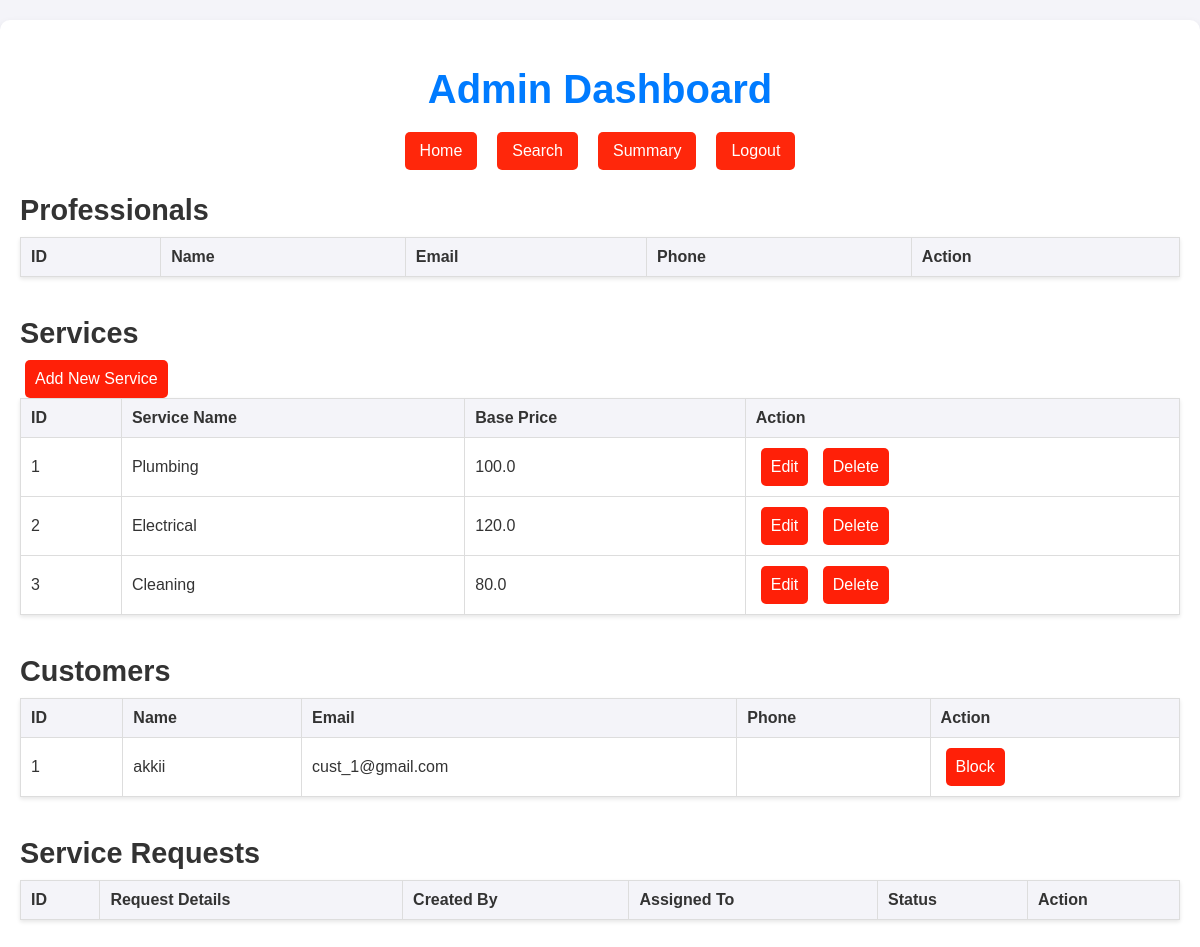
Before: /admin_dashboard with the older database file.
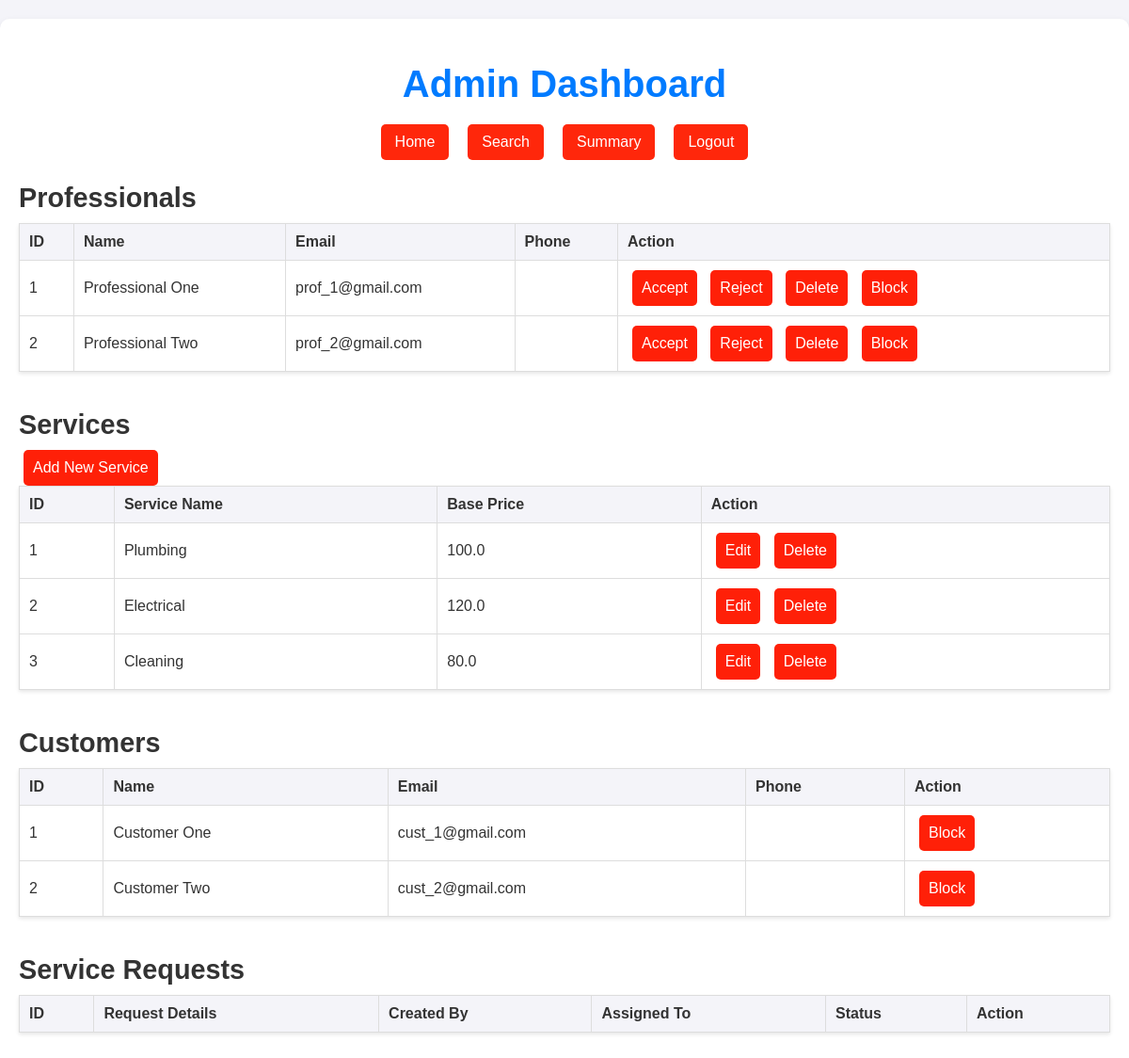
After: the same page with the newer database file.
### models.py (models this page shows)
class Service(db.Model):
    id = db.Column(db.Integer, primary_key=True)
    name = db.Column(db.String(80), nullable=False)
    base_price = db.Column(db.Float, nullable=False)
    time_required = db.Column(db.Integer)
    description = db.Column(db.String(200))
    requests = db.relationship('ServiceRequest', backref='service', lazy=True)

class Customer(db.Model):
    id = db.Column(db.Integer, primary_key=True)
    name = db.Column(db.String(80), nullable=False)
    username = db.Column(db.String(80), unique=True, nullable=False)
    password = db.Column(db.String(120), nullable=False)
    blocked = db.Column(db.Boolean, default=False)
    requests = db.relationship('ServiceRequest', backref='customer', lazy=True)

class ServiceProfessional(db.Model):
    id = db.Column(db.Integer, primary_key=True)
    name = db.Column(db.String(80), nullable=False)
    username = db.Column(db.String(80), unique=True, nullable=False)
    password = db.Column(db.String(120), nullable=False)
    location = db.Column(db.String(80), nullable=False)
    pincode = db.Column(db.Integer, nullable=False)
    verified = db.Column(db.Boolean, default=False)
    blocked = db.Column(db.Boolean, default=False)
    service_type = db.Column(db.String(80), default="None")
    experience = db.Column(db.Integer, nullable=False)
    phone_no = db.Column(db.String(15))
    about = db.Column(db.Text, nullable=True)  # Add the about field
    rating = db.Column(db.Float, default=0.0)
    rating_count = db.Column(db.Integer, default=0)
    requests = db.relationship('ServiceRequest', backref='professional', lazy=True)

### app.py (the view)
@app.route('/admin_dashboard', methods=['GET'])
def admin_dashboard():
    search_query = request.args.get('search_query', '')
    if search_query:
        professionals = ServiceProfessional.query.filter(
            ServiceProfessional.name.ilike(f'%{search_query}%') |
            ServiceProfessional.username.ilike(f'%{search_query}%')
        ).all()
    else:
        professionals = ServiceProfessional.query.all()
    services = Service.query.all()
    customers = Customer.query.all()
    requests = ServiceRequest.query.all()
    return render_template('admin_dashboard.html', services=services, professionals=professionals, customers=customers, requests=requests)

### templates/admin_dashboard.html (shortened to what this page needs)
<!DOCTYPE html>
<html lang="en">
<head>
    <link rel="stylesheet" href="{{ url_for('static', filename='css/style_admin.css') }}">
</head>
<body>
    <div class="dashboard">
        <h1>Admin Dashboard</h1>
        <nav class="tabs">
            <a href="#">Home</a>
            <a href="{{ url_for('search_professionals') }}">Search</a>
            <a href="{{ url_for('admin_summary') }}">Summary</a>
            <a href="{{ url_for('logout') }}">Logout</a>
        </nav>
        <div class="content">
            <section>
                <h2>Professionals</h2>
                <table>
                    <thead>
                        <tr>
                            <th>ID</th>
                            <th>Name</th>
                            <th>Email</th>
                            <th>Phone</th>
                            <th>Action</th>
                        </tr>
                    </thead>
                    <tbody>
                        {% for professional in professionals %}
                        <tr>
                            <td>{{ professional.id }}</td>
                            <td>{{ professional.name }}</td>
                            <td>{{ professional.username }}</td>
                            <td>{{ professional.phone }}</td>
                            <td>
                                <a href="{{ url_for('accept_professional', professional_id=professional.id) }}" class="btn">Accept</a>
                                <a href="{{ url_for('reject_professional', professional_id=professional.id) }}" class="btn">Reject</a>
                                <a href="{{ url_for('delete_professional', professional_id=professional.id) }}" class="btn">Delete</a>
                                <form action="{{ url_for('toggle_block_professional', professional_id=professional.id) }}" method="POST" style="display:inline;">
                                    <button type="submit" class="btn">
                                        {{ 'Unblock' if professional.blocked else 'Block' }}
                                    </button>
                                </form>
                            </td>
                        </tr>
                        {% endfor %}
                    </tbody>
                </table>
            </section>
            <section>
                <h2>Services</h2>
                <a href="{{ url_for('add_service') }}" class="btn">Add New Service</a>
                <table>
                    <thead>
                        <tr>
                            <th>ID</th>
                            <th>Service Name</th>
                            <th>Base Price</th>
                            <th>Action</th>
                        </tr>
                    </thead>
                    <tbody>
                        {% for service in services %}
                        <tr>
                            <td>{{ service.id }}</td>
                            <td>{{ service.name }}</td>
                            <td>{{ service.base_price }}</td>
                            <td>
                                <a href="{{ url_for('edit_service', service_id=service.id) }}" class="btn">Edit</a>
                                <a href="{{ url_for('delete_service', service_id=service.id) }}" class="btn">Delete</a>
                            </td>
                        </tr>
                        {% endfor %}
                    </tbody>
                </table>
            </section>
            <section>
                <h2>Customers</h2>
                <table>
                    <thead>
                        <tr>
                            <th>ID</th>
                            <th>Name</th>
                            <th>Email</th>
                            <th>Phone</th>
                            <th>Action</th>
                        </tr>
                    </thead>
                    <tbody>
                        {% for customer in customers %}
                        <tr>
                            <td>{{ customer.id }}</td>
                            <td>{{ customer.name }}</td>
                            <td>{{ customer.username }}</td>
                            <td>{{ customer.phone }}</td>
                            <td>
                                <form action="{{ url_for('toggle_block_customer', customer_id=customer.id) }}" method="POST" style="display:inline;">
                                    <button type="submit" class="btn">
                                        {{ 'Unblock' if customer.blocked else 'Block' }}
                                    </button>
                                </form>
                            </td>
                        </tr>
                        {% endfor %}
                    </tbody>
                </table>
            </section>
            <section>
                <h2>Service Requests</h2>
                <table>
                    <thead>
                        <tr>
                            <th>ID</th>
                            <th>Request Details</th>
                            <th>Created By</th>
                            <th>Assigned To</th>
                            <th>Status</th>
                            <th>Action</th>
                        </tr>
                    </thead>
                </table>
            </section>
        </div>
    </div>
</body>
</html>

### static/css/style_admin.css (style rules this page uses)
body { font-family: Arial, sans-serif; background-color: #f4f4f9; color: #333; margin: 0; padding: 0; }
.dashboard { max-width: 1200px; margin: 20px auto; padding: 20px; background: #fff; border-radius: 10px; box-shadow: 0 4px 8px rgba(0, 0, 0, 0.1); }
h1 { font-size: 2.5rem; color: #007BFF; text-align: center; margin-bottom: 20px; }
.tabs { display: flex; justify-content: center; margin-bottom: 20px; }
.tabs a { color: white; background-color: #ff1e00f4; padding: 10px 15px; text-decoration: none; margin: 0 10px; border-radius: 5px; }
.content { margin-top: 20px; }
section { margin-bottom: 40px; }
section h2 { font-size: 1.8rem; color: #333; margin-bottom: 10px; }
table { width: 100%; border-collapse: collapse; margin-bottom: 20px; box-shadow: 0 2px 4px rgba(0, 0, 0, 0.1); }
table, th, td { border: 1px solid #ddd; }
th, td { padding: 10px; text-align: left; }
th { background-color: #f4f4f9; }
.btn { background-color: #ff1900f7; color: white; padding: 10px; border: none; border-radius: 5px; cursor: pointer; display: inline-block; margin: 0 5px; text-decoration: none; font-size: 1rem; }

Changed rows visible on the page:
added ServiceProfessional: id "1", name "Professional One", username "prof_1@gmail.com", blocked "Block"
added ServiceProfessional: id "2", name "Professional Two", username "prof_2@gmail.com", blocked "Block"
changed Customer "cust_1@gmail.com": name "akkii" → "Customer One"
added Customer: id "2", name "Customer Two", username "cust_2@gmail.com", blocked "Block"
